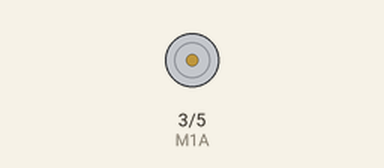
The sketch below on a simulated Arduino Uno, built with avr-gcc and run on an emulated ATmega328P. Shown: motor-driver pin pairs drawn as motors (green arrow = first pin HIGH = forward, orange = second pin HIGH = backward, longer = more drive).

Above: at 0.1 s.
At 9.9 s:
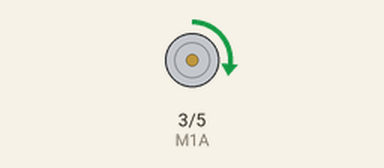
At 19.9 s:
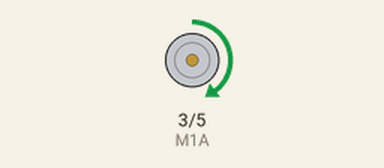
At 39.9 s:
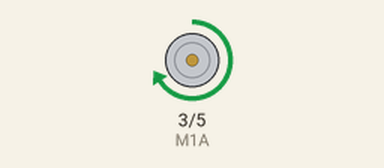
Timing chart, 0 to 40.0 s (numbered marks = the images above):
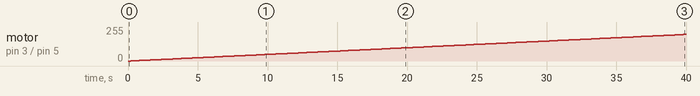

Measured:
- by itself, motor on pin 3 (M1A) / pin 5 (M1B): moves from stopped to forward 199/255 over 39.6 s

The sketch:

linearAcceleration.ino
```cpp
#define M1A 3 //M1A is connected to Arduino pin 3
#define M1B 5 //M1B is connected to Arduino pin 5

void setup() {
    analogWrite(M1B, 0);
    for (int i = 0; i < 256; i++)
    {
        analogWrite(M1A, i);
        delay(200);
    }
    for (int i = 255; i > -1; i--)
    {
        analogWrite(M1A, i);
        delay(200);
    }
}
void loop() {}
```
